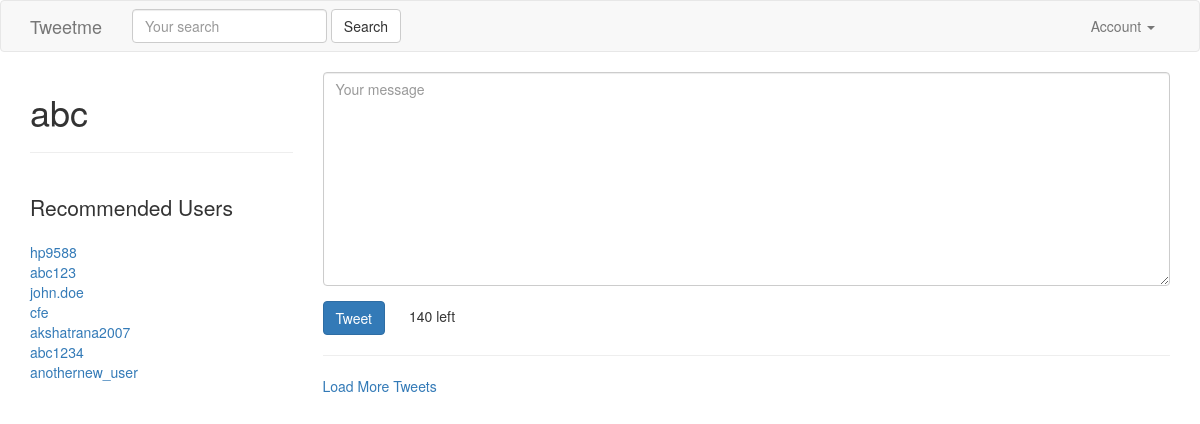
Screenshot of / (signed in) with the database file from the repository.
### accounts/models.py (models this page shows, shortened)
class UserProfile(models.Model):
    user        = models.OneToOneField(settings.AUTH_USER_MODEL, related_name='profile') # user.profile
    following   = models.ManyToManyField(settings.AUTH_USER_MODEL, blank=True, related_name='followed_by')
    objects = UserProfileManager() # UserProfile.objects.all()
    def get_following(self):
        users  = self.following.all() # User.objects.all().exclude(username=self.user.username)
        return users.exclude(username=self.user.username)
    def get_absolute_url(self):
        return reverse_lazy("profiles:detail", kwargs={"username":self.user.username})

### tweets/views.py (the view)
# urls.py: url(r'^$', TweetListView.as_view(), name='home'), #/
class TweetListView(LoginRequiredMixin, ListView):
    def get_queryset(self, *args, **kwargs):
        qs = Tweet.objects.all()
        query = self.request.GET.get("q", None)
        if query is not None:
            qs = qs.filter(
                    Q(content__icontains=query) |
                    Q(user__username__icontains=query)
                    )
        return qs
    def get_context_data(self, *args, **kwargs):
        context = super(TweetListView, self).get_context_data(*args, **kwargs)
        context['create_form'] = TweetModelForm()
        context['create_url'] = reverse_lazy("tweet:create")
        return context

### tweets/forms.py (shortened to what this page needs)
class TweetModelForm(forms.ModelForm):
    content = forms.CharField(label='',
                widget=forms.Textarea(
                        attrs={'placeholder': "Your message",
                            "class": "form-control"}
                    ))
    class Meta:
        model = Tweet
        fields = [
            "content"
        ]

### accounts/models.py (called while the page is built)
    def recommended(self, user, limit_to=10):
        print(user)
        profile = user.profile
        following = profile.following.all()
        following = profile.get_following()
        qs = self.get_queryset().exclude(user__in=following).exclude(id=profile.id).order_by("?")[:limit_to]
        return qs

### accounts/templatetags/recommended.py (called while the page is built)
@register.inclusion_tag("accounts/snippets/recommend.html")
def recommended(user):
    if isinstance(user, User):
        qs = UserProfile.objects.recommended(user)
        return {"recommended": qs}

### tweets/templates/tweets/tweet_list.html (shortened to what this page needs)
{% extends "base.html" %}
{% load recommended %}
{% block content %}
    <div class='row'>
        <div class='col-sm-3 col-xs-12'>
        <h1>{{ request.user }}</h1>
        <hr/>
         <br/>
        <p class='lead'>Recommended Users</p>
        {% recommended request.user %}
        </div>
        <div class='col-sm-9 '>
             {% if not request.GET.q %}
                <div class=''>
                    {% include "tweets/form.html" with form=create_form action_url=create_url btn_title='Tweet' form_class='tweet-form' %}
                </div>
                <hr/>
            {% endif %}
          <a href='#' id='loadmore'>Load More Tweets</a>
        </div>
    </div>
{% endblock content %}

### accounts/templates/accounts/snippets/recommend.html
{% for profile in recommended %}
<a href='/{{ profile.user.username }}'>{{ profile.user.username }}</a><br/>
{% empty %}
<p class='lead'>Not followed by any users</p>
{% endfor %}

### rows the page displays
UserProfile: user.username "hp9588"
UserProfile: user.username "abc123"
UserProfile: user.username "john.doe"
UserProfile: user.username "cfe"
UserProfile: user.username "akshatrana2007"
UserProfile: user.username "abc1234"
UserProfile: user.username "anothernew_user"

### other values shown
{{ request.user }} "abc"
